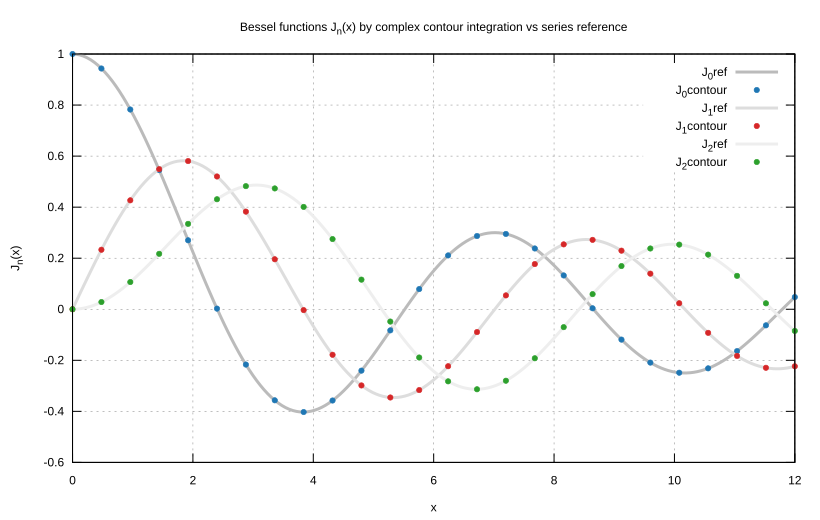

Write gnuplot code to recreate this figure.
set terminal svg size 820,520 background "white"
set output "plot_bessel.svg"
set title "Bessel functions J_n(x) by complex contour integration vs series reference"
set xlabel "x"
set ylabel "J_n(x)"
set grid
set key top right
set samples 400
plot \
    "bessel_contour.data" u 1:3 w l lw 3 lc rgb "#bbbbbb" t "J_0 ref", \
    "bessel_contour.data" u 1:2 every 8 w p pt 7 ps 0.6 lc rgb "#1f77b4" t "J_0 contour", \
    "bessel_contour.data" u 1:5 w l lw 3 lc rgb "#dddddd" t "J_1 ref", \
    "bessel_contour.data" u 1:4 every 8 w p pt 7 ps 0.6 lc rgb "#d62728" t "J_1 contour", \
    "bessel_contour.data" u 1:7 w l lw 3 lc rgb "#eeeeee" t "J_2 ref", \
    "bessel_contour.data" u 1:6 every 8 w p pt 7 ps 0.6 lc rgb "#2ca02c" t "J_2 contour"
